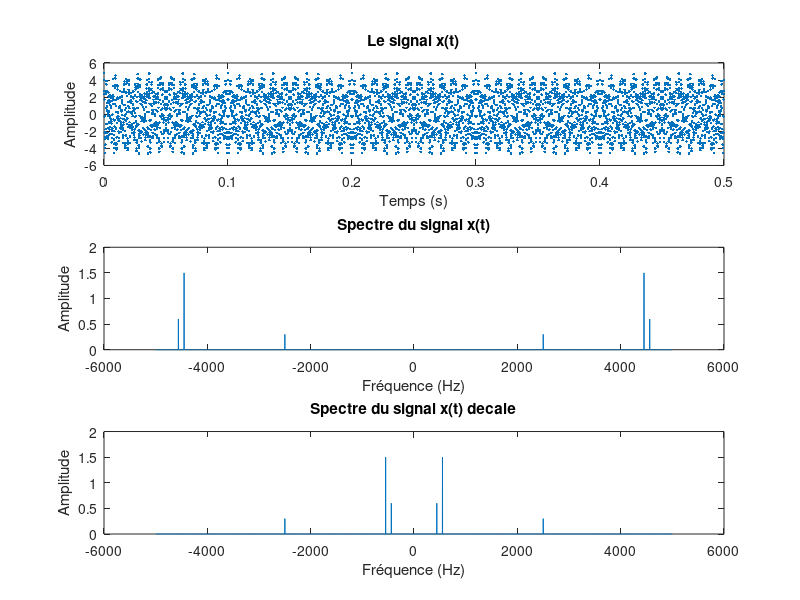
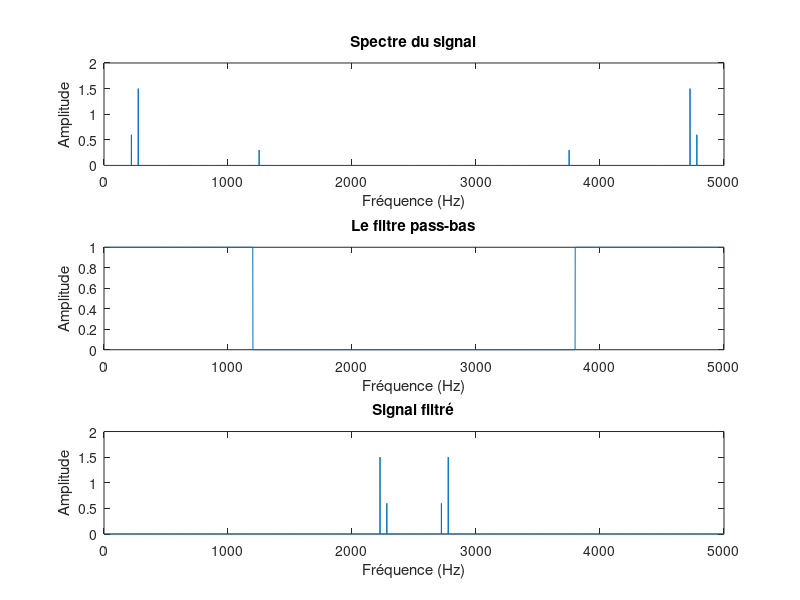
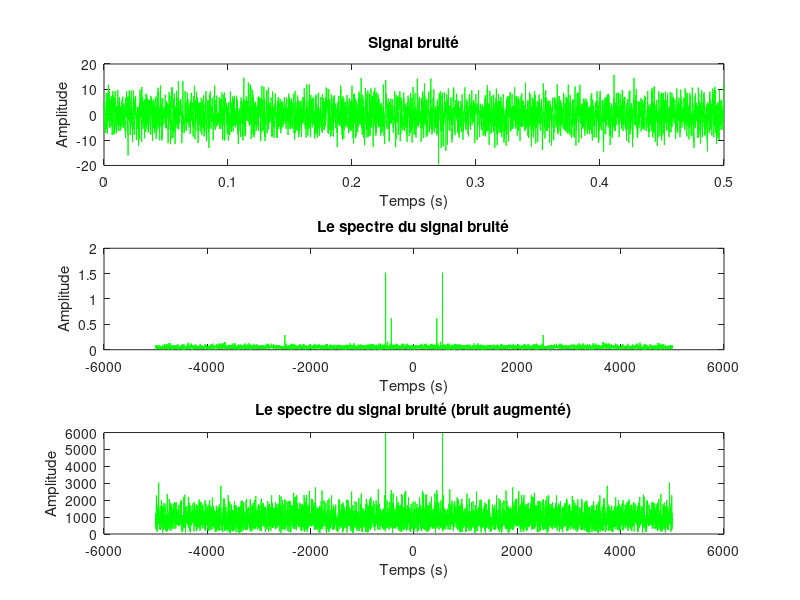

These figures' MATLAB source, in order: (Note: this script raises an error after producing the figures.)
        %   TP1- Analyse spectrale d’un x Transformée de Fourier discrète
clc;
clear all;
close all;

fe = 10000; % Frequence d'echantillonnage 
N = 5000; % Nbr d'echantillons

t=0:1/fe:(N-1)/fe;

x = 1.2*cos(2*pi*440*t) + 3*cos(2*pi*550*t) + 0.6*cos(2*pi*2500*t);

x_Spectrum = abs(fft(x));
x_Spectrum = x_Spectrum / N; % Normalisation de la amplitudes de spectre
x_Spectrum_shifted = fftshift(  x_Spectrum    );

f= linspace(-fe/2, fe/2, N);


figure
    subplot(3,1,1)
        plot(t, x,'.')
        xlabel('Temps (s)')
        ylabel('Amplitude')
        title('Le signal x(t)')
    subplot(3,1,2)
        plot(f,x_Spectrum)
        xlabel('Fréquence (Hz)')
        ylabel('Amplitude') 
        title('Spectre du signal x(t)')
    subplot(3,1,3)
        plot(f,x_Spectrum_shifted)  
        xlabel('Fréquence (Hz)')
        ylabel('Amplitude')
        title('Spectre du signal x(t) decale')
        
        
% Elimination de la frequence 2500 Hz


index=ceil((2400*N)/fe);

Filter_Passe_Bas=zeros(size(f));

Filter_Passe_Bas(1:index)=1;

Filter_Passe_Bas(5000-index:5000)=1;

Filtered_Spectrum=fftshift(Filter_Passe_Bas.*x_Spectrum);
figure
    subplot(3,1,1)
        plot(x_Spectrum)
        xlabel('Fréquence (Hz)') 
        ylabel('Amplitude') 
        title('Spectre du signal')
    subplot(3,1,2)
        plot(Filter_Passe_Bas)
        xlabel('Fréquence (Hz)') 
        ylabel('Amplitude') 
        title('Le filtre pass-bas')
    subplot(3,1,3)
        plot(Filtered_Spectrum)
        xlabel('Fréquence (Hz)') 
        ylabel('Amplitude') 
        title('Signal filtré')  
        
    
%%
    
bruit=4*randn(size(x));

% sound(bruit)

Signal_bruite= x + bruit;   % superposition du bruit et du signal x(t)
    
Noised_X_Spectrum=abs(fft(Signal_bruite));
Noised_X_Spectrum=Noised_X_Spectrum/N; % Normalisation 

Noised_X_Spectrum_Shifted=fftshift(Noised_X_Spectrum);

bruit_augmente=15*randn(size(x));
Sig_Bruit_Aug_Spectrum=fftshift(abs(fft(bruit_augmente+x)));

figure
    subplot(3,1,1)
        plot(t, Signal_bruite,'g')
        xlabel('Temps (s)') 
        ylabel('Amplitude') 
        title('Signal bruité')
    subplot(3,1,2)
        plot(f, Noised_X_Spectrum_Shifted,'g')
        xlabel('Temps (s)')
        ylabel('Amplitude') 
        title('Le spectre du signal bruité')
    subplot(3,1,3)
        plot(f, Sig_Bruit_Aug_Spectrum,'g') %   ce stade les composantes fréquentielles du signal s'interférent avec celles du bruit => la distinction entre les deux est devenue impossible
        xlabel('Temps (s)') 
        ylabel('Amplitude') 
        title('Le spectre du signal bruité (bruit augmenté)')


        
%%

[signal,fs]=audioread('bluewhale.au');

Bluewhale_Sound = signal(  2.45e4:3.10e4   ); % Sous-ensemble de données correspondant au chant du rorqual bleu

tt=( 0:length(Bluewhale_Sound)-1    )*( 10/fs );

n = 2^nextpow2(length(Bluewhale_Sound)); % La longueur de signal qui est une puissance de 2

Bluewhale_Sound_Spectrum=fftshift(  abs(fft(Bluewhale_Sound,n)).^2 / (n*fs)    );

freq =  fs/2*linspace(-0.5,0.5,n);

figure
    subplot(2,1,1)
        plot(tt, Bluewhale_Sound)
        xlabel('Temps (s)')
        ylabel('Amplitude')
        title('Chant du rorqual bleu')
    subplot(2,1,2)
        plot(freq, Bluewhale_Sound_Spectrum)
        xlabel('Temps (s)')
        ylabel('Amplitude')
        title('Le spectre du chant du rorqual bleu')

% sound(Bluewhale_Sound, fs)



















